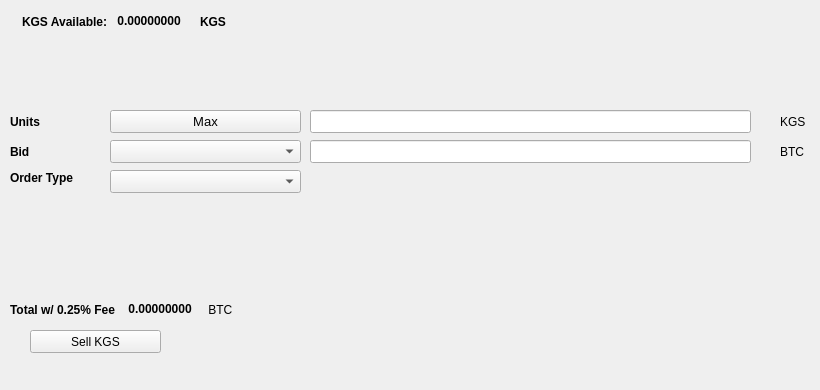
   <widget class="QWidget" name="SellTab">
    <attribute name="title">
     <string>Sell</string>
    </attribute>
    <widget class="QLabel" name="label_16">
     <property name="geometry">
      <rect>
       <x>780</x>
       <y>140</y>
       <width>31</width>
       <height>23</height>
      </rect>
     </property>
     <property name="text">
      <string>BTC</string>
     </property>
    </widget>
    <widget class="QComboBox" name="SellBidcomboBox">
     <property name="geometry">
      <rect>
       <x>110</x>
       <y>140</y>
       <width>191</width>
       <height>23</height>
      </rect>
     </property>
     <property name="font">
      <font>
       <pointsize>10</pointsize>
      </font>
     </property>
    </widget>
    <widget class="QLabel" name="label_18">
     <property name="geometry">
      <rect>
       <x>10</x>
       <y>110</y>
       <width>46</width>
       <height>23</height>
      </rect>
     </property>
     <property name="font">
      <font>
       <weight>75</weight>
       <bold>true</bold>
      </font>
     </property>
     <property name="text">
      <string>Units</string>
     </property>
    </widget>
    <widget class="QPushButton" name="Sell_Max_Amount">
     <property name="geometry">
      <rect>
       <x>110</x>
       <y>110</y>
       <width>191</width>
       <height>23</height>
      </rect>
     </property>
     <property name="font">
      <font>
       <pointsize>10</pointsize>
      </font>
     </property>
     <property name="text">
      <string>Max</string>
     </property>
    </widget>
    <widget class="QLabel" name="label_20">
     <property name="geometry">
      <rect>
       <x>10</x>
       <y>170</y>
       <width>91</width>
       <height>16</height>
      </rect>
     </property>
     <property name="font">
      <font>
       <weight>75</weight>
       <bold>true</bold>
      </font>
     </property>
     <property name="text">
      <string>Order Type</string>
     </property>
    </widget>
    <widget class="QComboBox" name="SellOrdertypeCombo">
     <property name="geometry">
      <rect>
       <x>110</x>
       <y>170</y>
       <width>191</width>
       <height>23</height>
      </rect>
     </property>
     <property name="font">
      <font>
       <pointsize>10</pointsize>
      </font>
     </property>
    </widget>
    <widget class="QLabel" name="label_21">
     <property name="geometry">
      <rect>
       <x>10</x>
       <y>140</y>
       <width>46</width>
       <height>23</height>
      </rect>
     </property>
     <property name="font">
      <font>
       <weight>75</weight>
       <bold>true</bold>
      </font>
     </property>
     <property name="text">
      <string>Bid</string>
     </property>
    </widget>
    <widget class="QLabel" name="label_22">
     <property name="geometry">
      <rect>
       <x>780</x>
       <y>110</y>
       <width>31</width>
       <height>23</height>
      </rect>
     </property>
     <property name="text">
      <string>KGS</string>
     </property>
    </widget>
    <widget class="QLineEdit" name="UnitsInputKGS">
     <property name="geometry">
      <rect>
       <x>310</x>
       <y>110</y>
       <width>441</width>
       <height>23</height>
      </rect>
     </property>
     <property name="font">
      <font>
       <pointsize>9</pointsize>
       <weight>75</weight>
       <bold>true</bold>
      </font>
     </property>
    </widget>
    <widget class="QLineEdit" name="SellBidPriceEdit">
     <property name="geometry">
      <rect>
       <x>310</x>
       <y>140</y>
       <width>441</width>
       <height>23</height>
      </rect>
     </property>
     <property name="font">
      <font>
       <pointsize>9</pointsize>
       <weight>75</weight>
       <bold>true</bold>
      </font>
     </property>
    </widget>
    <widget class="QPushButton" name="SellKGSBTN">
     <property name="geometry">
      <rect>
       <x>30</x>
       <y>330</y>
       <width>131</width>
       <height>23</height>
      </rect>
     </property>
     <property name="text">
      <string>Sell KGS</string>
     </property>
     <property name="icon">
      <iconset resource="../kgs">
       <normaloff>:/icons/bitcoin</normaloff>:/icons/bitcoin</iconset>
     </property>
    </widget>
    <widget class="QWidget" name="layoutWidget3">
     <property name="geometry">
      <rect>
       <x>22</x>
       <y>12</y>
       <width>258</width>
       <height>19</height>
      </rect>
     </property>
     <layout class="QHBoxLayout" name="horizontalLayout">
      <item>
       <widget class="QLabel" name="label232_2">
        <property name="font">
         <font>
          <weight>75</weight>
          <bold>true</bold>
         </font>
        </property>
        <property name="text">
         <string>KGS Available:</string>
        </property>
       </widget>
      </item>
      <item>
       <widget class="QLabel" name="KGSAvailableLabel">
        <property name="palette">
         <palette>
          <active>
           <colorrole role="WindowText">
            <brush brushstyle="SolidPattern">
             <color alpha="255">
              <red>0</red>
              <green>0</green>
              <blue>0</blue>
             </color>
            </brush>
           </colorrole>
           <colorrole role="Button">
            <brush brushstyle="SolidPattern">
             <color alpha="255">
              <red>0</red>
              <green>170</green>
              <blue>0</blue>
             </color>
            </brush>
           </colorrole>
           <colorrole role="Light">
            <brush brushstyle="SolidPattern">
             <color alpha="255">
              <red>0</red>
              <green>255</green>
              <blue>0</blue>
             </color>
            </brush>
           </colorrole>
           <colorrole role="Midlight">
            <brush brushstyle="SolidPattern">
             <color alpha="255">
              <red>0</red>
              <green>212</green>
              <blue>0</blue>
             </color>
            </brush>
           </colorrole>
           <colorrole role="Dark">
            <brush brushstyle="SolidPattern">
             <color alpha="255">
              <red>0</red>
              <green>85</green>
              <blue>0</blue>
             </color>
            </brush>
           </colorrole>
           <colorrole role="Mid">
            <brush brushstyle="SolidPattern">
             <color alpha="255">
              <red>0</red>
              <green>113</green>
              <blue>0</blue>
             </color>
            </brush>
           </colorrole>
           <colorrole role="Text">
            <brush brushstyle="SolidPattern">
             <color alpha="255">
              <red>0</red>
              <green>170</green>
              <blue>0</blue>
             </color>
            </brush>
           </colorrole>
           <colorrole role="BrightText">
            <brush brushstyle="SolidPattern">
             <color alpha="255">
              <red>255</red>
              <green>255</green>
              <blue>255</blue>
             </color>
            </brush>
           </colorrole>
           <colorrole role="ButtonText">
            <brush brushstyle="SolidPattern">
             <color alpha="255">
              <red>0</red>
              <green>0</green>
              <blue>0</blue>
             </color>
            </brush>
           </colorrole>
           <colorrole role="Base">
            <brush brushstyle="SolidPattern">
             <color alpha="255">
              <red>255</red>
              <green>255</green>
              <blue>255</blue>
             </color>
            </brush>
           </colorrole>
           <colorrole role="Window">
            <brush brushstyle="SolidPattern">
             <color alpha="255">
              <red>0</red>
              <green>170</green>
              <blue>0</blue>
             </color>
            </brush>
           </colorrole>
           <colorrole role="Shadow">
            <brush brushstyle="SolidPattern">
             <color alpha="255">
              <red>0</red>
              <green>0</green>
              <blue>0</blue>
             </color>
            </brush>
           </colorrole>
           <colorrole role="AlternateBase">
            <brush brushstyle="SolidPattern">
             <color alpha="255">
              <red>127</red>
              <green>212</green>
              <blue>127</blue>
             </color>
            </brush>
           </colorrole>
           <colorrole role="ToolTipBase">
            <brush brushstyle="SolidPattern">
             <color alpha="255">
              <red>255</red>
              <green>255</green>
              <blue>220</blue>
             </color>
            </brush>
           </colorrole>
           <colorrole role="ToolTipText">
            <brush brushstyle="SolidPattern">
             <color alpha="255">
              <red>0</red>
              <green>0</green>
              <blue>0</blue>
             </color>
            </brush>
           </colorrole>
          </active>
          <inactive>
           <colorrole role="WindowText">
            <brush brushstyle="SolidPattern">
             <color alpha="255">
              <red>0</red>
              <green>0</green>
              <blue>0</blue>
             </color>
            </brush>
           </colorrole>
           <colorrole role="Button">
            <brush brushstyle="SolidPattern">
             <color alpha="255">
              <red>0</red>
              <green>170</green>
              <blue>0</blue>
             </color>
            </brush>
           </colorrole>
           <colorrole role="Light">
            <brush brushstyle="SolidPattern">
             <color alpha="255">
              <red>0</red>
              <green>255</green>
              <blue>0</blue>
             </color>
            </brush>
           </colorrole>
           <colorrole role="Midlight">
            <brush brushstyle="SolidPattern">
             <color alpha="255">
              <red>0</red>
              <green>212</green>
              <blue>0</blue>
             </color>
            </brush>
           </colorrole>
           <colorrole role="Dark">
            <brush brushstyle="SolidPattern">
             <color alpha="255">
              <red>0</red>
              <green>85</green>
              <blue>0</blue>
             </color>
            </brush>
           </colorrole>
           <colorrole role="Mid">
            <brush brushstyle="SolidPattern">
             <color alpha="255">
              <red>0</red>
              <green>113</green>
              <blue>0</blue>
             </color>
            </brush>
           </colorrole>
           <colorrole role="Text">
            <brush brushstyle="SolidPattern">
             <color alpha="255">
              <red>0</red>
              <green>170</green>
              <blue>0</blue>
             </color>
            </brush>
           </colorrole>
           <colorrole role="BrightText">
            <brush brushstyle="SolidPattern">
             <color alpha="255">
              <red>255</red>
              <green>255</green>
              <blue>255</blue>
             </color>
            </brush>
           </colorrole>
           <colorrole role="ButtonText">
            <brush brushstyle="SolidPattern">
             <color alpha="255">
              <red>0</red>
              <green>0</green>
              <blue>0</blue>
             </color>
            </brush>
           </colorrole>
           <colorrole role="Base">
            <brush brushstyle="SolidPattern">
             <color alpha="255">
              <red>255</red>
              <green>255</green>
              <blue>255</blue>
             </color>
            </brush>
           </colorrole>
           <colorrole role="Window">
            <brush brushstyle="SolidPattern">
             <color alpha="255">
              <red>0</red>
              <green>170</green>
              <blue>0</blue>
             </color>
            </brush>
           </colorrole>
           <colorrole role="Shadow">
            <brush brushstyle="SolidPattern">
             <color alpha="255">
              <red>0</red>
              <green>0</green>
              <blue>0</blue>
             </color>
            </brush>
           </colorrole>
           <colorrole role="AlternateBase">
            <brush brushstyle="SolidPattern">
             <color alpha="255">
              <red>127</red>
              <green>212</green>
              <blue>127</blue>
             </color>
            </brush>
           </colorrole>
           <colorrole role="ToolTipBase">
            <brush brushstyle="SolidPattern">
             <color alpha="255">
              <red>255</red>
              <green>255</green>
              <blue>220</blue>
             </color>
            </brush>
           </colorrole>
           <colorrole role="ToolTipText">
            <brush brushstyle="SolidPattern">
             <color alpha="255">
              <red>0</red>
              <green>0</green>
              <blue>0</blue>
             </color>
            </brush>
           </colorrole>
          </inactive>
          <disabled>
           <colorrole role="WindowText">
            <brush brushstyle="SolidPattern">
             <color alpha="255">
              <red>0</red>
              <green>85</green>
              <blue>0</blue>
             </color>
            </brush>
           </colorrole>
           <colorrole role="Button">
            <brush brushstyle="SolidPattern">
             <color alpha="255">
              <red>0</red>
              <green>170</green>
              <blue>0</blue>
             </color>
            </brush>
           </colorrole>
           <colorrole role="Light">
            <brush brushstyle="SolidPattern">
             <color alpha="255">
              <red>0</red>
              <green>255</green>
              <blue>0</blue>
             </color>
            </brush>
           </colorrole>
           <colorrole role="Midlight">
            <brush brushstyle="SolidPattern">
             <color alpha="255">
              <red>0</red>
              <green>212</green>
              <blue>0</blue>
             </color>
            </brush>
           </colorrole>
           <colorrole role="Dark">
            <brush brushstyle="SolidPattern">
             <color alpha="255">
              <red>0</red>
              <green>85</green>
              <blue>0</blue>
             </color>
            </brush>
           </colorrole>
           <colorrole role="Mid">
            <brush brushstyle="SolidPattern">
             <color alpha="255">
              <red>0</red>
              <green>113</green>
              <blue>0</blue>
             </color>
            </brush>
           </colorrole>
           <colorrole role="Text">
            <brush brushstyle="SolidPattern">
             <color alpha="255">
              <red>0</red>
              <green>85</green>
              <blue>0</blue>
             </color>
            </brush>
           </colorrole>
           <colorrole role="BrightText">
            <brush brushstyle="SolidPattern">
             <color alpha="255">
              <red>255</red>
              <green>255</green>
              <blue>255</blue>
             </color>
            </brush>
           </colorrole>
           <colorrole role="ButtonText">
            <brush brushstyle="SolidPattern">
             <color alpha="255">
              <red>0</red>
              <green>85</green>
              <blue>0</blue>
             </color>
            </brush>
           </colorrole>
           <colorrole role="Base">
            <brush brushstyle="SolidPattern">
             <color alpha="255">
              <red>0</red>
              <green>170</green>
              <blue>0</blue>
             </color>
            </brush>
           </colorrole>
           <colorrole role="Window">
            <brush brushstyle="SolidPattern">
             <color alpha="255">
              <red>0</red>
              <green>170</green>
              <blue>0</blue>
             </color>
            </brush>
           </colorrole>
           <colorrole role="Shadow">
            <brush brushstyle="SolidPattern">
             <color alpha="255">
              <red>0</red>
              <green>0</green>
              <blue>0</blue>
             </color>
            </brush>
           </colorrole>
           <colorrole role="AlternateBase">
            <brush brushstyle="SolidPattern">
             <color alpha="255">
              <red>0</red>
              <green>170</green>
              <blue>0</blue>
             </color>
            </brush>
           </colorrole>
           <colorrole role="ToolTipBase">
            <brush brushstyle="SolidPattern">
             <color alpha="255">
              <red>255</red>
              <green>255</green>
              <blue>220</blue>
             </color>
            </brush>
           </colorrole>
           <colorrole role="ToolTipText">
            <brush brushstyle="SolidPattern">
             <color alpha="255">
              <red>0</red>
              <green>0</green>
              <blue>0</blue>
             </color>
            </brush>
           </colorrole>
          </disabled>
         </palette>
        </property>
        <property name="font">
         <font>
          <weight>75</weight>
          <bold>true</bold>
         </font>
        </property>
        <property name="text">
         <string> 0.00000000 </string>
        </property>
        <property name="textInteractionFlags">
         <set>Qt::LinksAccessibleByMouse|Qt::TextSelectableByKeyboard|Qt::TextSelectableByMouse</set>
        </property>
       </widget>
      </item>
      <item>
       <widget class="QLabel" name="labelKGS">
        <property name="font">
         <font>
          <weight>75</weight>
          <bold>true</bold>
         </font>
        </property>
        <property name="text">
         <string>KGS</string>
        </property>
       </widget>
      </item>
     </layout>
    </widget>
    <widget class="QWidget" name="layoutWidget">
     <property name="geometry">
      <rect>
       <x>10</x>
       <y>300</y>
       <width>268</width>
       <height>19</height>
      </rect>
     </property>
     <layout class="QHBoxLayout" name="horizontalLayout_2">
      <item>
       <widget class="QLabel" name="label_19">
        <property name="font">
         <font>
          <weight>75</weight>
          <bold>true</bold>
         </font>
        </property>
        <property name="text">
         <string>Total w/ 0.25% Fee </string>
        </property>
       </widget>
      </item>
      <item>
       <widget class="QLabel" name="SellCostLabel">
        <property name="palette">
         <palette>
          <active>
           <colorrole role="WindowText">
            <brush brushstyle="SolidPattern">
             <color alpha="255">
              <red>0</red>
              <green>0</green>
              <blue>0</blue>
             </color>
            </brush>
           </colorrole>
           <colorrole role="Button">
            <brush brushstyle="SolidPattern">
             <color alpha="255">
              <red>0</red>
              <green>170</green>
              <blue>0</blue>
             </color>
            </brush>
           </colorrole>
           <colorrole role="Light">
            <brush brushstyle="SolidPattern">
             <color alpha="255">
              <red>0</red>
              <green>255</green>
              <blue>0</blue>
             </color>
            </brush>
           </colorrole>
           <colorrole role="Midlight">
            <brush brushstyle="SolidPattern">
             <color alpha="255">
              <red>0</red>
              <green>212</green>
              <blue>0</blue>
             </color>
            </brush>
           </colorrole>
           <colorrole role="Dark">
            <brush brushstyle="SolidPattern">
             <color alpha="255">
              <red>0</red>
              <green>85</green>
              <blue>0</blue>
             </color>
            </brush>
           </colorrole>
           <colorrole role="Mid">
            <brush brushstyle="SolidPattern">
             <color alpha="255">
              <red>0</red>
              <green>113</green>
              <blue>0</blue>
             </color>
            </brush>
           </colorrole>
           <colorrole role="Text">
            <brush brushstyle="SolidPattern">
             <color alpha="255">
              <red>0</red>
              <green>170</green>
              <blue>0</blue>
             </color>
            </brush>
           </colorrole>
           <colorrole role="BrightText">
            <brush brushstyle="SolidPattern">
             <color alpha="255">
              <red>255</red>
              <green>255</green>
              <blue>255</blue>
             </color>
            </brush>
           </colorrole>
           <colorrole role="ButtonText">
            <brush brushstyle="SolidPattern">
             <color alpha="255">
              <red>0</red>
              <green>0</green>
              <blue>0</blue>
             </color>
            </brush>
           </colorrole>
           <colorrole role="Base">
            <brush brushstyle="SolidPattern">
             <color alpha="255">
              <red>255</red>
              <green>255</green>
              <blue>255</blue>
             </color>
            </brush>
           </colorrole>
           <colorrole role="Window">
            <brush brushstyle="SolidPattern">
             <color alpha="255">
              <red>0</red>
              <green>170</green>
              <blue>0</blue>
             </color>
            </brush>
           </colorrole>
           <colorrole role="Shadow">
            <brush brushstyle="SolidPattern">
             <color alpha="255">
              <red>0</red>
              <green>0</green>
              <blue>0</blue>
             </color>
            </brush>
           </colorrole>
           <colorrole role="AlternateBase">
            <brush brushstyle="SolidPattern">
             <color alpha="255">
              <red>127</red>
              <green>212</green>
              <blue>127</blue>
             </color>
            </brush>
           </colorrole>
           <colorrole role="ToolTipBase">
            <brush brushstyle="SolidPattern">
             <color alpha="255">
              <red>255</red>
              <green>255</green>
              <blue>220</blue>
             </color>
            </brush>
           </colorrole>
           <colorrole role="ToolTipText">
            <brush brushstyle="SolidPattern">
             <color alpha="255">
              <red>0</red>
              <green>0</green>
              <blue>0</blue>
             </color>
            </brush>
           </colorrole>
          </active>
          <inactive>
           <colorrole role="WindowText">
            <brush brushstyle="SolidPattern">
             <color alpha="255">
              <red>0</red>
              <green>0</green>
              <blue>0</blue>
             </color>
            </brush>
           </colorrole>
           <colorrole role="Button">
            <brush brushstyle="SolidPattern">
             <color alpha="255">
              <red>0</red>
              <green>170</green>
              <blue>0</blue>
             </color>
            </brush>
           </colorrole>
           <colorrole role="Light">
            <brush brushstyle="SolidPattern">
             <color alpha="255">
              <red>0</red>
              <green>255</green>
              <blue>0</blue>
             </color>
            </brush>
           </colorrole>
           <colorrole role="Midlight">
            <brush brushstyle="SolidPattern">
             <color alpha="255">
              <red>0</red>
              <green>212</green>
              <blue>0</blue>
             </color>
            </brush>
           </colorrole>
           <colorrole role="Dark">
            <brush brushstyle="SolidPattern">
             <color alpha="255">
              <red>0</red>
              <green>85</green>
              <blue>0</blue>
             </color>
            </brush>
           </colorrole>
           <colorrole role="Mid">
            <brush brushstyle="SolidPattern">
             <color alpha="255">
              <red>0</red>
              <green>113</green>
              <blue>0</blue>
             </color>
            </brush>
           </colorrole>
           <colorrole role="Text">
            <brush brushstyle="SolidPattern">
             <color alpha="255">
              <red>0</red>
              <green>170</green>
              <blue>0</blue>
             </color>
            </brush>
           </colorrole>
           <colorrole role="BrightText">
            <brush brushstyle="SolidPattern">
             <color alpha="255">
              <red>255</red>
              <green>255</green>
              <blue>255</blue>
             </color>
            </brush>
           </colorrole>
           <colorrole role="ButtonText">
            <brush brushstyle="SolidPattern">
             <color alpha="255">
              <red>0</red>
              <green>0</green>
              <blue>0</blue>
             </color>
            </brush>
           </colorrole>
           <colorrole role="Base">
            <brush brushstyle="SolidPattern">
             <color alpha="255">
              <red>255</red>
              <green>255</green>
              <blue>255</blue>
             </color>
            </brush>
           </colorrole>
           <colorrole role="Window">
            <brush brushstyle="SolidPattern">
             <color alpha="255">
              <red>0</red>
              <green>170</green>
              <blue>0</blue>
             </color>
            </brush>
           </colorrole>
           <colorrole role="Shadow">
            <brush brushstyle="SolidPattern">
             <color alpha="255">
              <red>0</red>
              <green>0</green>
              <blue>0</blue>
             </color>
            </brush>
           </colorrole>
           <colorrole role="AlternateBase">
            <brush brushstyle="SolidPattern">
             <color alpha="255">
              <red>127</red>
              <green>212</green>
              <blue>127</blue>
             </color>
            </brush>
           </colorrole>
           <colorrole role="ToolTipBase">
            <brush brushstyle="SolidPattern">
             <color alpha="255">
              <red>255</red>
              <green>255</green>
              <blue>220</blue>
             </color>
            </brush>
           </colorrole>
           <colorrole role="ToolTipText">
            <brush brushstyle="SolidPattern">
             <color alpha="255">
              <red>0</red>
              <green>0</green>
              <blue>0</blue>
             </color>
            </brush>
           </colorrole>
          </inactive>
          <disabled>
           <colorrole role="WindowText">
            <brush brushstyle="SolidPattern">
             <color alpha="255">
              <red>0</red>
              <green>85</green>
              <blue>0</blue>
             </color>
            </brush>
           </colorrole>
           <colorrole role="Button">
            <brush brushstyle="SolidPattern">
             <color alpha="255">
              <red>0</red>
              <green>170</green>
              <blue>0</blue>
             </color>
            </brush>
           </colorrole>
           <colorrole role="Light">
            <brush brushstyle="SolidPattern">
             <color alpha="255">
              <red>0</red>
              <green>255</green>
              <blue>0</blue>
             </color>
            </brush>
           </colorrole>
           <colorrole role="Midlight">
            <brush brushstyle="SolidPattern">
             <color alpha="255">
              <red>0</red>
              <green>212</green>
              <blue>0</blue>
             </color>
            </brush>
           </colorrole>
           <colorrole role="Dark">
            <brush brushstyle="SolidPattern">
             <color alpha="255">
              <red>0</red>
              <green>85</green>
              <blue>0</blue>
             </color>
            </brush>
           </colorrole>
           <colorrole role="Mid">
            <brush brushstyle="SolidPattern">
             <color alpha="255">
              <red>0</red>
              <green>113</green>
              <blue>0</blue>
             </color>
            </brush>
           </colorrole>
           <colorrole role="Text">
            <brush brushstyle="SolidPattern">
             <color alpha="255">
              <red>0</red>
              <green>85</green>
              <blue>0</blue>
             </color>
            </brush>
           </colorrole>
           <colorrole role="BrightText">
            <brush brushstyle="SolidPattern">
             <color alpha="255">
              <red>255</red>
              <green>255</green>
              <blue>255</blue>
             </color>
            </brush>
           </colorrole>
           <colorrole role="ButtonText">
            <brush brushstyle="SolidPattern">
             <color alpha="255">
              <red>0</red>
              <green>85</green>
              <blue>0</blue>
             </color>
            </brush>
           </colorrole>
           <colorrole role="Base">
            <brush brushstyle="SolidPattern">
             <color alpha="255">
              <red>0</red>
              <green>170</green>
              <blue>0</blue>
             </color>
            </brush>
           </colorrole>
           <colorrole role="Window">
            <brush brushstyle="SolidPattern">
             <color alpha="255">
              <red>0</red>
              <green>170</green>
              <blue>0</blue>
             </color>
            </brush>
           </colorrole>
           <colorrole role="Shadow">
            <brush brushstyle="SolidPattern">
             <color alpha="255">
              <red>0</red>
              <green>0</green>
              <blue>0</blue>
             </color>
            </brush>
           </colorrole>
           <colorrole role="AlternateBase">
            <brush brushstyle="SolidPattern">
             <color alpha="255">
              <red>0</red>
              <green>170</green>
              <blue>0</blue>
             </color>
            </brush>
           </colorrole>
           <colorrole role="ToolTipBase">
            <brush brushstyle="SolidPattern">
             <color alpha="255">
              <red>255</red>
              <green>255</green>
              <blue>220</blue>
             </color>
            </brush>
           </colorrole>
           <colorrole role="ToolTipText">
            <brush brushstyle="SolidPattern">
             <color alpha="255">
              <red>0</red>
              <green>0</green>
              <blue>0</blue>
             </color>
            </brush>
           </colorrole>
          </disabled>
         </palette>
        </property>
        <property name="font">
         <font>
          <weight>75</weight>
          <bold>true</bold>
         </font>
        </property>
        <property name="autoFillBackground">
         <bool>false</bool>
        </property>
        <property name="text">
         <string> 0.00000000</string>
        </property>
        <property name="textInteractionFlags">
         <set>Qt::LinksAccessibleByMouse|Qt::TextSelectableByMouse</set>
        </property>
       </widget>
      </item>
      <item>
       <widget class="QLabel" name="label_17">
        <property name="font">
         <font>
          <weight>50</weight>
          <bold>false</bold>
         </font>
        </property>
        <property name="text">
         <string> BTC</string>
        </property>
       </widget>
      </item>
     </layout>
    </widget>
    <widget class="QLabel" name="label_23">
     <property name="geometry">
      <rect>
       <x>460</x>
       <y>300</y>
       <width>281</width>
       <height>81</height>
      </rect>
     </property>
     <property name="text">
      <string/>
     </property>
     <property name="pixmap">
      <pixmap>:/images/bittrex</pixmap>
     </property>
    </widget>
   </widget>
